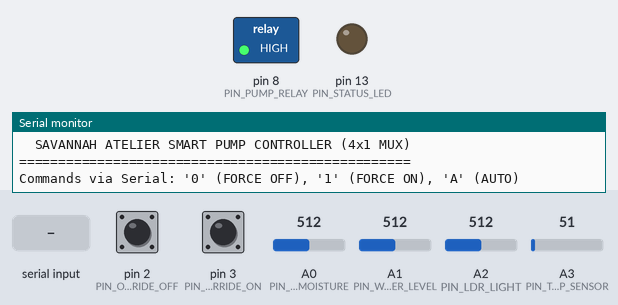
Recording of a sketch running on a simulated Arduino Uno, built with avr-gcc and run on an emulated ATmega328P. Parts: switched loads named in the sketch (green lamp = pin HIGH), output pins drawn as LEDs (lit = HIGH), the last lines printed to the serial monitor. The test bench sets the inputs (shaded band); at power-on: A1 (PIN_WATER_LEVEL) = 512, A2 (PIN_LDR_LIGHT) = 512, pin 2 (PIN_OVERRIDE_OFF) HIGH, pin 3 (PIN_OVERRIDE_ON) HIGH, A0 (PIN_SOIL_MOISTURE) = 512, A3 (PIN_TEMP_SENSOR) = 51.

Above: at 1.2 s.
1.3 s: A1 (PIN_WATER_LEVEL) set to 264
5.5 s: A1 (PIN_WATER_LEVEL) set to 238
At 6.4 s:
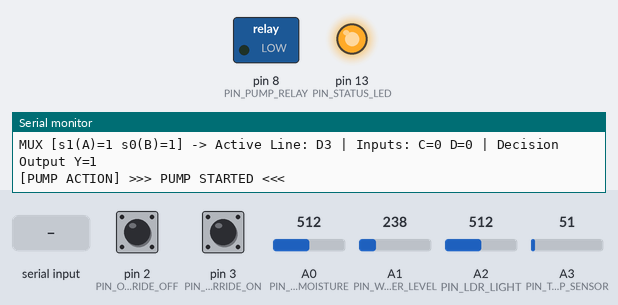
7.5 s: A2 (PIN_LDR_LIGHT) set to 458
9.2 s: A2 (PIN_LDR_LIGHT) set to 433
At 10.8 s:
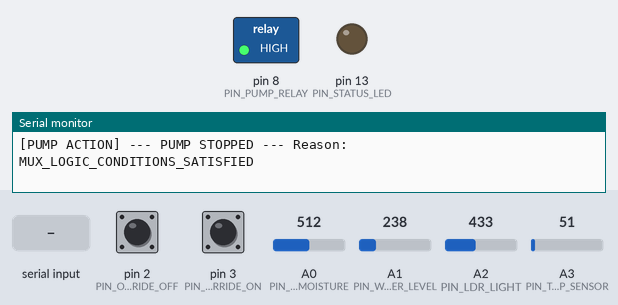
13.0 s: "1" received over Serial
At 14.0 s:
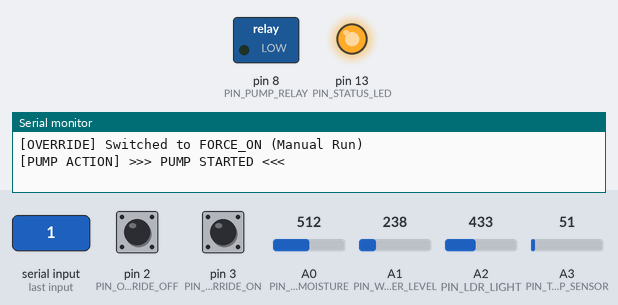
Timing chart, 0 to 15.6 s (numbered marks = the images above; inputs shaded):
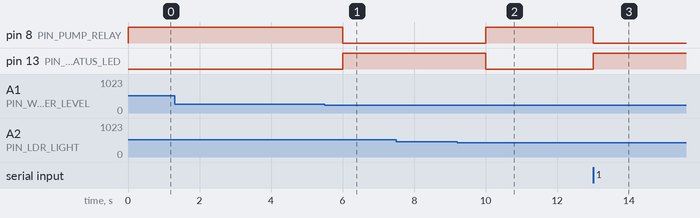

The sketch:

Savannah_Pump_Controller.ino
```cpp
// ============================================================================
// Savannah Smart Pump Controller — Arduino / ESP32 Implementation
// Architecture: 4x1 Multiplexer Decision Engine + Physical Sensors + Safety Guards
// Target Hardware: Arduino Uno / Nano / Mega / ESP32
// ============================================================================

#include <Arduino.h>

// ---------------------------------------------------------------------------
// 1. PIN DEFINITIONS (Configurable to your board wiring)
// ---------------------------------------------------------------------------
const int PIN_PUMP_RELAY       = 8;   // Digital Output to Pump Relay Module (Active LOW or HIGH)
const int PIN_STATUS_LED       = 13;  // Onboard LED indicator

// Sensor Input Pins
const int PIN_SOIL_MOISTURE    = A0;  // Analogue pin: Capacitive / Resistive Soil Sensor
const int PIN_WATER_LEVEL      = A1;  // Analogue pin: Ultrasonic Echo / Float / Hydrostatic Sensor
const int PIN_LDR_LIGHT        = A2;  // Analogue pin: Photoresistor / Solar Cell (Day vs Night)
const int PIN_TEMP_SENSOR      = A3;  // Analogue pin: LM35 / NTC Thermistor / DHT Pin

// Physical Push-Button / Toggle Overrides
const int PIN_OVERRIDE_OFF     = 2;   // Emergency Physical Kill-Switch (Pull-up)
const int PIN_OVERRIDE_ON      = 3;   // Manual Physical Force-Run Button (Pull-up)

// Relay Logic Configuration
// Most Arduino 5V relay modules trigger on LOW (0V). Set false if your relay is Active HIGH.
const bool RELAY_ACTIVE_LOW    = true;

// ---------------------------------------------------------------------------
// 2. SAFETY & CALIBRATION THRESHOLDS
// ---------------------------------------------------------------------------
const int THRESHOLD_DAY_LIGHT       = 450;  // LDR reading >= 450 means Daytime
const int THRESHOLD_TANK_CRITICAL   = 250;  // Water level reading < 250 means Tank Critical Emergency
const int THRESHOLD_TEMP_HOT        = 580;  // Reading representing > 28°C on analogue sensor
const int THRESHOLD_SOIL_DRY        = 600;  // Reading representing dry soil (needs water)

// Motor Burnout Protection Constants (Milliseconds)
const unsigned long MAX_RUN_TIME_MS = 25UL * 60UL * 1000UL; // Max 25 mins continuous run
const unsigned long MIN_REST_TIME_MS = 10UL * 60UL * 1000UL; // Min 10 mins cool-down rest
const unsigned long SENSOR_POLL_MS  = 2000UL;               // Read sensors every 2 seconds

// ---------------------------------------------------------------------------
// 3. SYSTEM STATE VARIABLES
// ---------------------------------------------------------------------------
bool pumpIsRunning = false;
unsigned long pumpStartTime = 0;
unsigned long pumpStopTime  = 0;
unsigned long lastSensorPoll = 0;

enum SystemOverrideMode {
  MODE_AUTO,
  MODE_FORCE_OFF,
  MODE_FORCE_ON
};
SystemOverrideMode currentOverride = MODE_AUTO;

// ---------------------------------------------------------------------------
// 4. LOW-LEVEL RELAY DRIVER
// ---------------------------------------------------------------------------
void setRelay(bool turnOn) {
  if (turnOn) {
    digitalWrite(PIN_PUMP_RELAY, RELAY_ACTIVE_LOW ? LOW : HIGH);
    digitalWrite(PIN_STATUS_LED, HIGH);
    pumpIsRunning = true;
  } else {
    digitalWrite(PIN_PUMP_RELAY, RELAY_ACTIVE_LOW ? HIGH : LOW);
    digitalWrite(PIN_STATUS_LED, LOW);
    pumpIsRunning = false;
  }
}

void startPump() {
  if (!pumpIsRunning) {
    pumpStartTime = millis();
    setRelay(true);
    Serial.println(F("[PUMP ACTION] >>> PUMP STARTED <<<"));
  }
}

void stopPump(const char* reason) {
  if (pumpIsRunning) {
    setRelay(false);
    pumpStopTime = millis();
    Serial.print(F("[PUMP ACTION] --- PUMP STOPPED --- Reason: "));
    Serial.println(reason);
  }
}

// ---------------------------------------------------------------------------
// 5. 4x1 MULTIPLEXER DIGITAL LOGIC ENGINE
// ---------------------------------------------------------------------------
// Inputs:
//   A (s1): 1 = Daytime, 0 = Night-time
//   B (s0): 1 = Water Tank Critical, 0 = Normal Water Level
//   C     : 1 = Hot Sun / High Temperature, 0 = Mild/Cool
//   D     : 1 = Soil is Dry, 0 = Soil has Enough Water
bool evaluateMuxDecision(int A, int B, int C, int D) {
  // Data Lines per Lab Design Rules:
  // D0 (AB = 00): Night + Normal Tank -> D0 = 0 (Never run at night)
  int D0 = 0;

  // D1 (AB = 01): Night + Critical Tank -> D1 = D (Run only if demand D=1)
  int D1 = D;

  // D2 (AB = 10): Daytime + Normal Tank -> D2 = (C && D) (Hot Sun + Dry Soil)
  int D2 = (C & D);

  // D3 (AB = 11): Daytime + Critical Emergency -> D3 = 1 (Immediate priority run)
  int D3 = 1;

  // 4x1 MUX Internal Gate Synthesis (Figure 2d: 2 NOTs + 4x 3-input ANDs + 1x 4-input OR)
  int notA = !A;
  int notB = !B;

  int g0 = D0 & notA & notB; // Channel D0 selected
  int g1 = D1 & notA & B;    // Channel D1 selected
  int g2 = D2 & A    & notB; // Channel D2 selected
  int g3 = D3 & A    & B;    // Channel D3 selected

  int outputY = g0 | g1 | g2 | g3;

  // Debug Diagnostics
  Serial.print(F("MUX [s1(A)=")); Serial.print(A);
  Serial.print(F(" s0(B)="));     Serial.print(B);
  Serial.print(F("] -> Active Line: D"));
  Serial.print((A << 1) | B);
  Serial.print(F(" | Inputs: C=")); Serial.print(C);
  Serial.print(F(" D=")); Serial.print(D);
  Serial.print(F(" | Decision Output Y="));
  Serial.println(outputY);

  return (outputY == 1);
}

// ---------------------------------------------------------------------------
// 6. SETUP
// ---------------------------------------------------------------------------
void setup() {
  Serial.begin(115200);
  while (!Serial && millis() < 3000); // Wait for USB Serial monitor on native USB boards

  pinMode(PIN_PUMP_RELAY, OUTPUT);
  pinMode(PIN_STATUS_LED, OUTPUT);
  setRelay(false); // Ensure pump is strictly OFF at boot

  pinMode(PIN_OVERRIDE_OFF, INPUT_PULLUP);
  pinMode(PIN_OVERRIDE_ON,  INPUT_PULLUP);

  Serial.println(F("=================================================="));
  Serial.println(F("  SAVANNAH ATELIER SMART PUMP CONTROLLER (4x1 MUX)"));
  Serial.println(F("=================================================="));
  Serial.println(F("Commands via Serial: '0' (FORCE OFF), '1' (FORCE ON), 'A' (AUTO)"));
}

// ---------------------------------------------------------------------------
// 7. MAIN CONTROL LOOP
// ---------------------------------------------------------------------------
void loop() {
  unsigned long now = millis();

  // 7A. Read Physical Push Buttons (Active LOW with internal pull-up)
  if (digitalRead(PIN_OVERRIDE_OFF) == LOW) {
    currentOverride = MODE_FORCE_OFF;
  } else if (digitalRead(PIN_OVERRIDE_ON) == LOW) {
    currentOverride = MODE_FORCE_ON;
  }

  // 7B. Read Serial Terminal Overrides
  if (Serial.available() > 0) {
    char cmd = Serial.read();
    if (cmd == '0') {
      currentOverride = MODE_FORCE_OFF;
      Serial.println(F("[OVERRIDE] Switched to FORCE_OFF (Kill Switch)"));
    } else if (cmd == '1') {
      currentOverride = MODE_FORCE_ON;
      Serial.println(F("[OVERRIDE] Switched to FORCE_ON (Manual Run)"));
    } else if (cmd == 'A' || cmd == 'a') {
      currentOverride = MODE_AUTO;
      Serial.println(F("[OVERRIDE] Switched to AUTO (4x1 MUX Sensor Logic)"));
    }
  }

  // 7C. Handle Manual Overrides
  if (currentOverride == MODE_FORCE_OFF) {
    stopPump("PHYSICAL_OVERRIDE_KILL_SWITCH");
    delay(200);
    return;
  }

  if (currentOverride == MODE_FORCE_ON) {
    startPump();
    delay(200);
    return;
  }

  // 7D. Motor Burnout Safety Guards
  if (pumpIsRunning) {
    if (now - pumpStartTime >= MAX_RUN_TIME_MS) {
      stopPump("MAX_RUNTIME_LIMIT_REACHED (Cooling down)");
      return;
    }
  } else if (pumpStopTime > 0) {
    if (now - pumpStopTime < MIN_REST_TIME_MS) {
      // Still in compulsory cool-down period
      return;
    }
  }

  // 7E. Periodic Sensor Polling & 4x1 MUX Decision Evaluation
  if (now - lastSensorPoll >= SENSOR_POLL_MS) {
    lastSensorPoll = now;

    int rawLight = analogRead(PIN_LDR_LIGHT);
    int rawWater = analogRead(PIN_WATER_LEVEL);
    int rawTemp  = analogRead(PIN_TEMP_SENSOR);
    int rawSoil  = analogRead(PIN_SOIL_MOISTURE);

    // Convert raw analogue sensor readings to Boolean bits (0 or 1)
    int A = (rawLight >= THRESHOLD_DAY_LIGHT) ? 1 : 0;     // 1 = Day, 0 = Night
    int B = (rawWater <  THRESHOLD_TANK_CRITICAL) ? 1 : 0; // 1 = Critical, 0 = Normal
    int C = (rawTemp  >= THRESHOLD_TEMP_HOT) ? 1 : 0;      // 1 = Hot Sun/High Temp
    int D = (rawSoil  >= THRESHOLD_SOIL_DRY) ? 1 : 0;      // 1 = Dry Soil (needs water)

    bool shouldRun = evaluateMuxDecision(A, B, C, D);

    if (shouldRun) {
      startPump();
    } else {
      stopPump("MUX_LOGIC_CONDITIONS_SATISFIED");
    }
  }
}
```

Measured:
- the behaviour switches between 250 and 249 on A1 (PIN_WATER_LEVEL) (found by bisection; images 0 and 1)
- the behaviour switches between 450 and 449 on A2 (PIN_LDR_LIGHT) (found by bisection; images 1 and 2)
- after the input at 5.5 s, pin 8 (PIN_PUMP_RELAY): HIGH → LOW after 0.50 s; pin 13 (PIN_STATUS_LED): LOW → HIGH after 0.50 s
- after the input at 9.2 s, pin 8 (PIN_PUMP_RELAY): LOW → HIGH after 0.80 s; pin 13 (PIN_STATUS_LED): HIGH → LOW after 0.80 s
- after the input at 13.0 s, pin 8 (PIN_PUMP_RELAY): HIGH → LOW at once; pin 13 (PIN_STATUS_LED): LOW → HIGH at once
